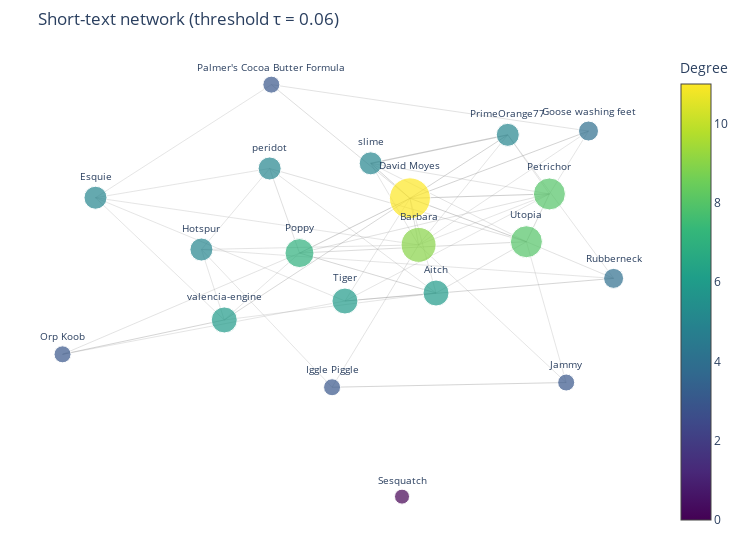
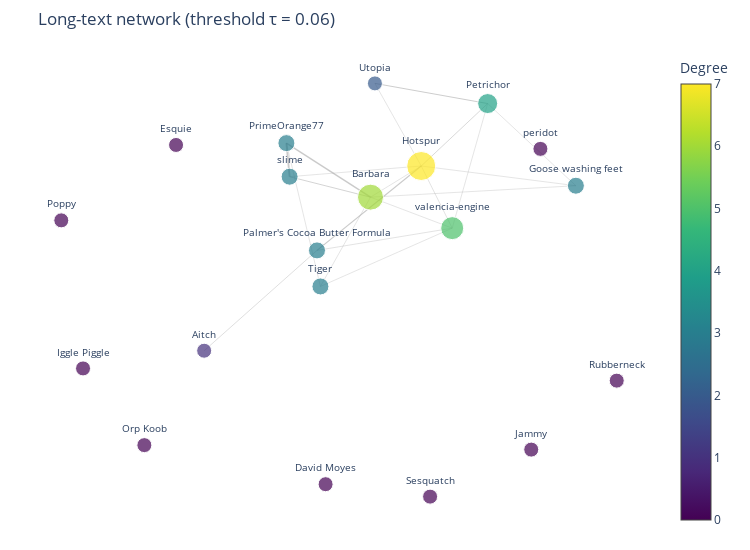

Notebook code cell kept with these figures, in order:
### Code cell
# ── Applied: Student Networks ─────────────────────────────────────────────────
# Sensible defaults: short texts share more common vocabulary → higher threshold
THRESH_SHORT = 0.06
THRESH_LONG  = 0.06

print("=" * 60)
print("SHORT-TEXT NETWORK")
print("=" * 60)
G_short = build_and_plot(sim_short, THRESH_SHORT, 'Short-text network')

print("\n" + "=" * 60)
print("LONG-TEXT NETWORK")
print("=" * 60)
G_long = build_and_plot(sim_long, THRESH_LONG, 'Long-text network')

### Figure 1 — Plotly figure (JSON) as saved in the notebook; plotly's stock layout.template omitted (floating-point values rounded to 4 significant figures)
{"data": [{"hoverinfo": "text", "line": {"color": "rgba(150,150,150,0.5)", "width": 0.5}, "mode": "lines", "showlegend": false, "text": "Hotspur ↔ peridot: 0.066", "type": "scatter", "x": [-0.2991, -0.1812, null], "y": [0.0174, 0.351, null]}, {"hoverinfo": "text", "line": {"color": "rgba(150,150,150,0.5)", "width": 0.5}, "mode": "lines", "showlegend": false, "text": "Hotspur ↔ Rubberneck: 0.061", "type": "scatter", "x": [-0.2991, 0.4131, null], "y": [0.0174, -0.1015, null]}, {"hoverinfo": "text", "line": {"color": "rgba(150,150,150,0.5)", "width": 0.5}, "mode": "lines", "showlegend": false, "text": "Hotspur ↔ Iggle Piggle: 0.072", "type": "scatter", "x": [-0.2991, -0.07334, null], "y": [0.0174, -0.5496, null]}, {"hoverinfo": "text", "line": {"color": "rgba(150,150,150,0.5)", "width": 0.5422}, "mode": "lines", "showlegend": false, "text": "Hotspur ↔ Barbara: 0.090", "type": "scatter", "x": [-0.2991, 0.07613, null], "y": [0.0174, 0.03634, null]}, {"hoverinfo": "text", "line": {"color": "rgba(150,150,150,0.5)", "width": 0.5}, "mode": "lines", "showlegend": false, "text": "Hotspur ↔ valencia-engine: 0.077", "type": "scatter", "x": [-0.2991, -0.2596, null], "y": [0.0174, -0.2727, null]}, {"hoverinfo": "text", "line": {"color": "rgba(150,150,150,0.5)", "width": 0.5516}, "mode": "lines", "showlegend": false, "text": "Goose washing feet ↔ Palmer's Cocoa Butter Formula: 0.092", "type": "scatter", "x": [0.3697, -0.1783, null], "y": [0.5052, 0.6962, null]}, {"hoverinfo": "text", "line": {"color": "rgba(150,150,150,0.5)", "width": 0.8412}, "mode": "lines", "showlegend": false, "text": "Goose washing feet ↔ David Moyes: 0.140", "type": "scatter", "x": [0.3697, 0.06118, null], "y": [0.5052, 0.2281, null]}, {"hoverinfo": "text", "line": {"color": "rgba(150,150,150,0.5)", "width": 0.5}, "mode": "lines", "showlegend": false, "text": "Goose washing feet ↔ Barbara: 0.080", "type": "scatter", "x": [0.3697, 0.07613, null], "y": [0.5052, 0.03634, null]}, {"hoverinfo": "text", "line": {"color": "rgba(150,150,150,0.5)", "width": 0.5}, "mode": "lines", "showlegend": false, "text": "Goose washing feet ↔ Petrichor: 0.079", "type": "scatter", "x": [0.3697, 0.3022, null], "y": [0.5052, 0.2461, null]}, {"hoverinfo": "text", "line": {"color": "rgba(150,150,150,0.5)", "width": 0.542}, "mode": "lines", "showlegend": false, "text": "Orp Koob ↔ Poppy: 0.090", "type": "scatter", "x": [-0.5391, -0.1296, null], "y": [-0.4141, 0.002675, null]}, {"hoverinfo": "text", "line": {"color": "rgba(150,150,150,0.5)", "width": 0.5}, "mode": "lines", "showlegend": false, "text": "Orp Koob ↔ Tiger: 0.071", "type": "scatter", "x": [-0.5391, -0.05107, null], "y": [-0.4141, -0.1947, null]}, {"hoverinfo": "text", "line": {"color": "rgba(150,150,150,0.5)", "width": 0.803}, "mode": "lines", "showlegend": false, "text": "Orp Koob ↔ valencia-engine: 0.134", "type": "scatter", "x": [-0.5391, -0.2596, null], "y": [-0.4141, -0.2727, null]}, {"hoverinfo": "text", "line": {"color": "rgba(150,150,150,0.5)", "width": 0.6045}, "mode": "lines", "showlegend": false, "text": "Poppy ↔ peridot: 0.101", "type": "scatter", "x": [-0.1296, -0.1812, null], "y": [0.002675, 0.351, null]}, {"hoverinfo": "text", "line": {"color": "rgba(150,150,150,0.5)", "width": 0.9424}, "mode": "lines", "showlegend": false, "text": "Poppy ↔ David Moyes: 0.157", "type": "scatter", "x": [-0.1296, 0.06118, null], "y": [0.002675, 0.2281, null]}, {"hoverinfo": "text", "line": {"color": "rgba(150,150,150,0.5)", "width": 0.6658}, "mode": "lines", "showlegend": false, "text": "Poppy ↔ Utopia: 0.111", "type": "scatter", "x": [-0.1296, 0.2624, null], "y": [0.002675, 0.04942, null]}, {"hoverinfo": "text", "line": {"color": "rgba(150,150,150,0.5)", "width": 0.5774}, "mode": "lines", "showlegend": false, "text": "Poppy ↔ Petrichor: 0.096", "type": "scatter", "x": [-0.1296, 0.3022, null], "y": [0.002675, 0.2461, null]}, {"hoverinfo": "text", "line": {"color": "rgba(150,150,150,0.5)", "width": 0.7838}, "mode": "lines", "showlegend": false, "text": "Poppy ↔ Aitch: 0.131", "type": "scatter", "x": [-0.1296, 0.1063, null], "y": [0.002675, -0.1618, null]}, {"hoverinfo": "text", "line": {"color": "rgba(150,150,150,0.5)", "width": 0.5}, "mode": "lines", "showlegend": false, "text": "Poppy ↔ valencia-engine: 0.067", "type": "scatter", "x": [-0.1296, -0.2596, null], "y": [0.002675, -0.2727, null]}, {"hoverinfo": "text", "line": {"color": "rgba(150,150,150,0.5)", "width": 0.5019}, "mode": "lines", "showlegend": false, "text": "peridot ↔ Esquie: 0.084", "type": "scatter", "x": [-0.1812, -0.4821, null], "y": [0.351, 0.2306, null]}, {"hoverinfo": "text", "line": {"color": "rgba(150,150,150,0.5)", "width": 0.5821}, "mode": "lines", "showlegend": false, "text": "peridot ↔ Utopia: 0.097", "type": "scatter", "x": [-0.1812, 0.2624, null], "y": [0.351, 0.04942, null]}, {"hoverinfo": "text", "line": {"color": "rgba(150,150,150,0.5)", "width": 0.5115}, "mode": "lines", "showlegend": false, "text": "peridot ↔ Aitch: 0.085", "type": "scatter", "x": [-0.1812, 0.1063, null], "y": [0.351, -0.1618, null]}, {"hoverinfo": "text", "line": {"color": "rgba(150,150,150,0.5)", "width": 0.5}, "mode": "lines", "showlegend": false, "text": "Palmer's Cocoa Butter Formula ↔ Esquie: 0.061", "type": "scatter", "x": [-0.1783, -0.4821, null], "y": [0.6962, 0.2306, null]}, {"hoverinfo": "text", "line": {"color": "rgba(150,150,150,0.5)", "width": 0.6228}, "mode": "lines", "showlegend": false, "text": "Palmer's Cocoa Butter Formula ↔ David Moyes: 0.104", "type": "scatter", "x": [-0.1783, 0.06118, null], "y": [0.6962, 0.2281, null]}, {"hoverinfo": "text", "line": {"color": "rgba(150,150,150,0.5)", "width": 0.5}, "mode": "lines", "showlegend": false, "text": "Rubberneck ↔ PrimeOrange77: 0.062", "type": "scatter", "x": [0.4131, 0.2302, null], "y": [-0.1015, 0.4895, null]}, {"hoverinfo": "text", "line": {"color": "rgba(150,150,150,0.5)", "width": 0.7837}, "mode": "lines", "showlegend": false, "text": "Rubberneck ↔ Tiger: 0.131", "type": "scatter", "x": [0.4131, -0.05107, null], "y": [-0.1015, -0.1947, null]}, {"hoverinfo": "text", "line": {"color": "rgba(150,150,150,0.5)", "width": 0.5511}, "mode": "lines", "showlegend": false, "text": "Rubberneck ↔ Utopia: 0.092", "type": "scatter", "x": [0.4131, 0.2624, null], "y": [-0.1015, 0.04942, null]}, {"hoverinfo": "text", "line": {"color": "rgba(150,150,150,0.5)", "width": 0.7986}, "mode": "lines", "showlegend": false, "text": "Iggle Piggle ↔ Jammy: 0.133", "type": "scatter", "x": [-0.07334, 0.3312, null], "y": [-0.5496, -0.5303, null]}, {"hoverinfo": "text", "line": {"color": "rgba(150,150,150,0.5)", "width": 0.5407}, "mode": "lines", "showlegend": false, "text": "Iggle Piggle ↔ Barbara: 0.090", "type": "scatter", "x": [-0.07334, 0.07613, null], "y": [-0.5496, 0.03634, null]}, {"hoverinfo": "text", "line": {"color": "rgba(150,150,150,0.5)", "width": 0.5}, "mode": "lines", "showlegend": false, "text": "Esquie ↔ Tiger: 0.067", "type": "scatter", "x": [-0.4821, -0.05107, null], "y": [0.2306, -0.1947, null]}, {"hoverinfo": "text", "line": {"color": "rgba(150,150,150,0.5)", "width": 0.5}, "mode": "lines", "showlegend": false, "text": "Esquie ↔ Barbara: 0.067", "type": "scatter", "x": [-0.4821, 0.07613, null], "y": [0.2306, 0.03634, null]}, {"hoverinfo": "text", "line": {"color": "rgba(150,150,150,0.5)", "width": 0.5}, "mode": "lines", "showlegend": false, "text": "Esquie ↔ valencia-engine: 0.064", "type": "scatter", "x": [-0.4821, -0.2596, null], "y": [0.2306, -0.2727, null]}, {"hoverinfo": "text", "line": {"color": "rgba(150,150,150,0.5)", "width": 0.8088}, "mode": "lines", "showlegend": false, "text": "David Moyes ↔ slime: 0.135", "type": "scatter", "x": [0.06118, -0.006591, null], "y": [0.2281, 0.3722, null]}, {"hoverinfo": "text", "line": {"color": "rgba(150,150,150,0.5)", "width": 0.8395}, "mode": "lines", "showlegend": false, "text": "David Moyes ↔ PrimeOrange77: 0.140", "type": "scatter", "x": [0.06118, 0.2302, null], "y": [0.2281, 0.4895, null]}, {"hoverinfo": "text", "line": {"color": "rgba(150,150,150,0.5)", "width": 0.5}, "mode": "lines", "showlegend": false, "text": "David Moyes ↔ Tiger: 0.074", "type": "scatter", "x": [0.06118, -0.05107, null], "y": [0.2281, -0.1947, null]}, {"hoverinfo": "text", "line": {"color": "rgba(150,150,150,0.5)", "width": 0.5858}, "mode": "lines", "showlegend": false, "text": "David Moyes ↔ Barbara: 0.098", "type": "scatter", "x": [0.06118, 0.07613, null], "y": [0.2281, 0.03634, null]}, {"hoverinfo": "text", "line": {"color": "rgba(150,150,150,0.5)", "width": 0.919}, "mode": "lines", "showlegend": false, "text": "David Moyes ↔ Utopia: 0.153", "type": "scatter", "x": [0.06118, 0.2624, null], "y": [0.2281, 0.04942, null]}, {"hoverinfo": "text", "line": {"color": "rgba(150,150,150,0.5)", "width": 0.9351}, "mode": "lines", "showlegend": false, "text": "David Moyes ↔ Petrichor: 0.156", "type": "scatter", "x": [0.06118, 0.3022, null], "y": [0.2281, 0.2461, null]}, {"hoverinfo": "text", "line": {"color": "rgba(150,150,150,0.5)", "width": 0.5}, "mode": "lines", "showlegend": false, "text": "David Moyes ↔ Aitch: 0.072", "type": "scatter", "x": [0.06118, 0.1063, null], "y": [0.2281, -0.1618, null]}, {"hoverinfo": "text", "line": {"color": "rgba(150,150,150,0.5)", "width": 0.7409}, "mode": "lines", "showlegend": false, "text": "David Moyes ↔ valencia-engine: 0.123", "type": "scatter", "x": [0.06118, -0.2596, null], "y": [0.2281, -0.2727, null]}, {"hoverinfo": "text", "line": {"color": "rgba(150,150,150,0.5)", "width": 0.5}, "mode": "lines", "showlegend": false, "text": "Jammy ↔ Barbara: 0.072", "type": "scatter", "x": [0.3312, 0.07613, null], "y": [-0.5303, 0.03634, null]}, {"hoverinfo": "text", "line": {"color": "rgba(150,150,150,0.5)", "width": 0.5}, "mode": "lines", "showlegend": false, "text": "Jammy ↔ Utopia: 0.069", "type": "scatter", "x": [0.3312, 0.2624, null], "y": [-0.5303, 0.04942, null]}, {"hoverinfo": "text", "line": {"color": "rgba(150,150,150,0.5)", "width": 1.226}, "mode": "lines", "showlegend": false, "text": "slime ↔ PrimeOrange77: 0.204", "type": "scatter", "x": [-0.006591, 0.2302, null], "y": [0.3722, 0.4895, null]}, {"hoverinfo": "text", "line": {"color": "rgba(150,150,150,0.5)", "width": 0.5}, "mode": "lines", "showlegend": false, "text": "slime ↔ Barbara: 0.070", "type": "scatter", "x": [-0.006591, 0.07613, null], "y": [0.3722, 0.03634, null]}, {"hoverinfo": "text", "line": {"color": "rgba(150,150,150,0.5)", "width": 0.5147}, "mode": "lines", "showlegend": false, "text": "slime ↔ Utopia: 0.086", "type": "scatter", "x": [-0.006591, 0.2624, null], "y": [0.3722, 0.04942, null]}, {"hoverinfo": "text", "line": {"color": "rgba(150,150,150,0.5)", "width": 0.5297}, "mode": "lines", "showlegend": false, "text": "slime ↔ Petrichor: 0.088", "type": "scatter", "x": [-0.006591, 0.3022, null], "y": [0.3722, 0.2461, null]}, {"hoverinfo": "text", "line": {"color": "rgba(150,150,150,0.5)", "width": 0.5}, "mode": "lines", "showlegend": false, "text": "PrimeOrange77 ↔ Barbara: 0.080", "type": "scatter", "x": [0.2302, 0.07613, null], "y": [0.4895, 0.03634, null]}, {"hoverinfo": "text", "line": {"color": "rgba(150,150,150,0.5)", "width": 0.5}, "mode": "lines", "showlegend": false, "text": "PrimeOrange77 ↔ Petrichor: 0.073", "type": "scatter", "x": [0.2302, 0.3022, null], "y": [0.4895, 0.2461, null]}, {"hoverinfo": "text", "line": {"color": "rgba(150,150,150,0.5)", "width": 0.5}, "mode": "lines", "showlegend": false, "text": "Tiger ↔ Petrichor: 0.072", "type": "scatter", "x": [-0.05107, 0.3022, null], "y": [-0.1947, 0.2461, null]}, {"hoverinfo": "text", "line": {"color": "rgba(150,150,150,0.5)", "width": 0.5}, "mode": "lines", "showlegend": false, "text": "Tiger ↔ Aitch: 0.066", "type": "scatter", "x": [-0.05107, 0.1063, null], "y": [-0.1947, -0.1618, null]}, {"hoverinfo": "text", "line": {"color": "rgba(150,150,150,0.5)", "width": 0.5}, "mode": "lines", "showlegend": false, "text": "Barbara ↔ Petrichor: 0.072", "type": "scatter", "x": [0.07613, 0.3022, null], "y": [0.03634, 0.2461, null]}, {"hoverinfo": "text", "line": {"color": "rgba(150,150,150,0.5)", "width": 0.7263}, "mode": "lines", "showlegend": false, "text": "Utopia ↔ Petrichor: 0.121", "type": "scatter", "x": [0.2624, 0.3022, null], "y": [0.04942, 0.2461, null]}, {"hoverinfo": "text", "line": {"color": "rgba(150,150,150,0.5)", "width": 0.5635}, "mode": "lines", "showlegend": false, "text": "Utopia ↔ Aitch: 0.094", "type": "scatter", "x": [0.2624, 0.1063, null], "y": [0.04942, -0.1618, null]}, {"hoverinfo": "text", "line": {"color": "rgba(150,150,150,0.5)", "width": 0.5}, "mode": "lines", "showlegend": false, "text": "Aitch ↔ valencia-engine: 0.069", "type": "scatter", "x": [0.1063, -0.2596, null], "y": [-0.1618, -0.2727, null]}, {"hoverinfo": "text", "hovertext": ["Hotspur\nDegree: 5", "Goose washing feet\nDegree: 4", "Orp Koob\nDegree: 3", "Poppy\nDegree: 7", "peridot\nDegree: 5", "Palmer's Cocoa Butter Formula\nDegree: 3", "Rubberneck\nDegree: 4", "Iggle Piggle\nDegree: 3", "Esquie\nDegree: 5", "David Moyes\nDegree: 11", "Jammy\nDegree: 3", "slime\nDegree: 5", "PrimeOrange77\nDegree: 5", "Tiger\nDegree: 6", "Sesquatch\nDegree: 0", "Barbara\nDegree: 9", "Utopia\nDegree: 8", "Petrichor\nDegree: 8", "Aitch\nDegree: 6", "valencia-engine\nDegree: 6"], "marker": {"color": [5, 4, 3, 7, 5, 3, 4, 3, 5, 11, 3, 5, 5, 6, 0, 9, 8, 8, 6, 6], "colorbar": {"title": {"text": "Degree"}}, "colorscale": [[0, "#440154"], [0.1111, "#482878"], [0.2222, "#3e4989"], [0.3333, "#31688e"], [0.4444, "#26828e"], [0.5556, "#1f9e89"], [0.6667, "#35b779"], [0.7778, "#6ece58"], [0.8889, "#b5de2b"], [1, "#fde725"]], "line": {"color": "white", "width": 1}, "showscale": true, "size": [23, 20, 17, 29, 23, 17, 20, 17, 23, 41, 17, 23, 23, 26, 15, 35, 32, 32, 26, 26]}, "mode": "markers+text", "showlegend": false, "text": ["Hotspur", "Goose washing feet", "Orp Koob", "Poppy", "peridot", "Palmer's Cocoa Butter Formula", "Rubberneck", "Iggle Piggle", "Esquie", "David Moyes", "Jammy", "slime", "PrimeOrange77", "Tiger", "Sesquatch", "Barbara", "Utopia", "Petrichor", "Aitch", "valencia-engine"], "textfont": {"size": 10}, "textposition": "top center", "type": "scatter", "x": [-0.2991, 0.3697, -0.5391, -0.1296, -0.1812, -0.1783, 0.4131, -0.07334, -0.4821, 0.06118, 0.3312, -0.006591, 0.2302, -0.05107, 0.04751, 0.07613, 0.2624, 0.3022, 0.1063, -0.2596], "y": [0.0174, 0.5052, -0.4141, 0.002675, 0.351, 0.6962, -0.1015, -0.5496, 0.2306, 0.2281, -0.5303, 0.3722, 0.4895, -0.1947, -1, 0.03634, 0.04942, 0.2461, -0.1618, -0.2727]}], "layout": {"height": 550, "margin": {"b": 20, "l": 20, "r": 20, "t": 50}, "plot_bgcolor": "white", "showlegend": false, "title": {"text": "Short-text network (threshold τ = 0.06)"}, "width": 750, "xaxis": {"showgrid": false, "showticklabels": false, "zeroline": false}, "yaxis": {"showgrid": false, "showticklabels": false, "zeroline": false}}}

### Figure 2 — Plotly figure (JSON) as saved in the notebook; plotly's stock layout.template omitted (floating-point values rounded to 4 significant figures)
{"data": [{"hoverinfo": "text", "line": {"color": "rgba(150,150,150,0.5)", "width": 0.5}, "mode": "lines", "showlegend": false, "text": "Hotspur ↔ Goose washing feet: 0.073", "type": "scatter", "x": [0.2234, 0.7115, null], "y": [0.4306, 0.3452, null]}, {"hoverinfo": "text", "line": {"color": "rgba(150,150,150,0.5)", "width": 1.126}, "mode": "lines", "showlegend": false, "text": "Hotspur ↔ Palmer's Cocoa Butter Formula: 0.188", "type": "scatter", "x": [0.2234, -0.1055, null], "y": [0.4306, 0.06545, null]}, {"hoverinfo": "text", "line": {"color": "rgba(150,150,150,0.5)", "width": 0.5}, "mode": "lines", "showlegend": false, "text": "Hotspur ↔ slime: 0.074", "type": "scatter", "x": [0.2234, -0.192, null], "y": [0.4306, 0.3843, null]}, {"hoverinfo": "text", "line": {"color": "rgba(150,150,150,0.5)", "width": 0.5}, "mode": "lines", "showlegend": false, "text": "Hotspur ↔ Barbara: 0.076", "type": "scatter", "x": [0.2234, 0.06334, null], "y": [0.4306, 0.2957, null]}, {"hoverinfo": "text", "line": {"color": "rgba(150,150,150,0.5)", "width": 0.5}, "mode": "lines", "showlegend": false, "text": "Hotspur ↔ Utopia: 0.075", "type": "scatter", "x": [0.2234, 0.07727, null], "y": [0.4306, 0.7881, null]}, {"hoverinfo": "text", "line": {"color": "rgba(150,150,150,0.5)", "width": 0.715}, "mode": "lines", "showlegend": false, "text": "Hotspur ↔ Petrichor: 0.119", "type": "scatter", "x": [0.2234, 0.4331, null], "y": [0.4306, 0.7007, null]}, {"hoverinfo": "text", "line": {"color": "rgba(150,150,150,0.5)", "width": 0.5437}, "mode": "lines", "showlegend": false, "text": "Hotspur ↔ valencia-engine: 0.091", "type": "scatter", "x": [0.2234, 0.3212, null], "y": [0.4306, 0.1617, null]}, {"hoverinfo": "text", "line": {"color": "rgba(150,150,150,0.5)", "width": 0.5}, "mode": "lines", "showlegend": false, "text": "Goose washing feet ↔ Barbara: 0.063", "type": "scatter", "x": [0.7115, 0.06334, null], "y": [0.3452, 0.2957, null]}, {"hoverinfo": "text", "line": {"color": "rgba(150,150,150,0.5)", "width": 0.5}, "mode": "lines", "showlegend": false, "text": "Goose washing feet ↔ Petrichor: 0.076", "type": "scatter", "x": [0.7115, 0.4331, null], "y": [0.3452, 0.7007, null]}, {"hoverinfo": "text", "line": {"color": "rgba(150,150,150,0.5)", "width": 0.6038}, "mode": "lines", "showlegend": false, "text": "Palmer's Cocoa Butter Formula ↔ Aitch: 0.101", "type": "scatter", "x": [-0.1055, -0.4617, null], "y": [0.06545, -0.3687, null]}, {"hoverinfo": "text", "line": {"color": "rgba(150,150,150,0.5)", "width": 0.5259}, "mode": "lines", "showlegend": false, "text": "Palmer's Cocoa Butter Formula ↔ valencia-engine: 0.088", "type": "scatter", "x": [-0.1055, 0.3212, null], "y": [0.06545, 0.1617, null]}, {"hoverinfo": "text", "line": {"color": "rgba(150,150,150,0.5)", "width": 1.811}, "mode": "lines", "showlegend": false, "text": "slime ↔ PrimeOrange77: 0.302", "type": "scatter", "x": [-0.192, -0.2021, null], "y": [0.3843, 0.5295, null]}, {"hoverinfo": "text", "line": {"color": "rgba(150,150,150,0.5)", "width": 0.8091}, "mode": "lines", "showlegend": false, "text": "slime ↔ Barbara: 0.135", "type": "scatter", "x": [-0.192, 0.06334, null], "y": [0.3843, 0.2957, null]}, {"hoverinfo": "text", "line": {"color": "rgba(150,150,150,0.5)", "width": 0.5}, "mode": "lines", "showlegend": false, "text": "PrimeOrange77 ↔ Tiger: 0.065", "type": "scatter", "x": [-0.2021, -0.09472, null], "y": [0.5295, -0.0906, null]}, {"hoverinfo": "text", "line": {"color": "rgba(150,150,150,0.5)", "width": 1.384}, "mode": "lines", "showlegend": false, "text": "PrimeOrange77 ↔ Barbara: 0.231", "type": "scatter", "x": [-0.2021, 0.06334, null], "y": [0.5295, 0.2957, null]}, {"hoverinfo": "text", "line": {"color": "rgba(150,150,150,0.5)", "width": 0.5}, "mode": "lines", "showlegend": false, "text": "Tiger ↔ Barbara: 0.076", "type": "scatter", "x": [-0.09472, 0.06334, null], "y": [-0.0906, 0.2957, null]}, {"hoverinfo": "text", "line": {"color": "rgba(150,150,150,0.5)", "width": 0.5}, "mode": "lines", "showlegend": false, "text": "Tiger ↔ valencia-engine: 0.069", "type": "scatter", "x": [-0.09472, 0.3212, null], "y": [-0.0906, 0.1617, null]}, {"hoverinfo": "text", "line": {"color": "rgba(150,150,150,0.5)", "width": 0.5}, "mode": "lines", "showlegend": false, "text": "Barbara ↔ valencia-engine: 0.062", "type": "scatter", "x": [0.06334, 0.3212, null], "y": [0.2957, 0.1617, null]}, {"hoverinfo": "text", "line": {"color": "rgba(150,150,150,0.5)", "width": 0.9496}, "mode": "lines", "showlegend": false, "text": "Utopia ↔ Petrichor: 0.158", "type": "scatter", "x": [0.07727, 0.4331, null], "y": [0.7881, 0.7007, null]}, {"hoverinfo": "text", "line": {"color": "rgba(150,150,150,0.5)", "width": 0.5}, "mode": "lines", "showlegend": false, "text": "Petrichor ↔ valencia-engine: 0.077", "type": "scatter", "x": [0.4331, 0.3212, null], "y": [0.7007, 0.1617, null]}, {"hoverinfo": "text", "hovertext": ["Hotspur\nDegree: 7", "Goose washing feet\nDegree: 3", "Orp Koob\nDegree: 0", "Poppy\nDegree: 0", "peridot\nDegree: 0", "Palmer's Cocoa Butter Formula\nDegree: 3", "Rubberneck\nDegree: 0", "Iggle Piggle\nDegree: 0", "Esquie\nDegree: 0", "David Moyes\nDegree: 0", "Jammy\nDegree: 0", "slime\nDegree: 3", "PrimeOrange77\nDegree: 3", "Tiger\nDegree: 3", "Sesquatch\nDegree: 0", "Barbara\nDegree: 6", "Utopia\nDegree: 2", "Petrichor\nDegree: 4", "Aitch\nDegree: 1", "valencia-engine\nDegree: 5"], "marker": {"color": [7, 3, 0, 0, 0, 3, 0, 0, 0, 0, 0, 3, 3, 3, 0, 6, 2, 4, 1, 5], "colorbar": {"title": {"text": "Degree"}}, "colorscale": [[0, "#440154"], [0.1111, "#482878"], [0.2222, "#3e4989"], [0.3333, "#31688e"], [0.4444, "#26828e"], [0.5556, "#1f9e89"], [0.6667, "#35b779"], [0.7778, "#6ece58"], [0.8889, "#b5de2b"], [1, "#fde725"]], "line": {"color": "white", "width": 1}, "showscale": true, "size": [29, 17, 15, 15, 15, 17, 15, 15, 15, 15, 15, 17, 17, 17, 15, 26, 15, 20, 15, 23]}, "mode": "markers+text", "showlegend": false, "text": ["Hotspur", "Goose washing feet", "Orp Koob", "Poppy", "peridot", "Palmer's Cocoa Butter Formula", "Rubberneck", "Iggle Piggle", "Esquie", "David Moyes", "Jammy", "slime", "PrimeOrange77", "Tiger", "Sesquatch", "Barbara", "Utopia", "Petrichor", "Aitch", "valencia-engine"], "textfont": {"size": 10}, "textposition": "top center", "type": "scatter", "x": [0.2234, 0.7115, -0.6504, -0.9126, 0.5996, -0.1055, 0.8404, -0.8439, -0.5504, -0.0784, 0.5706, -0.192, -0.2021, -0.09472, 0.2514, 0.06334, 0.07727, 0.4331, -0.4617, 0.3212], "y": [0.4306, 0.3452, -0.7772, 0.1953, 0.5046, 0.06545, -0.4981, -0.4453, 0.5216, -0.9462, -0.7966, 0.3843, 0.5295, -0.0906, -1, 0.2957, 0.7881, 0.7007, -0.3687, 0.1617]}], "layout": {"height": 550, "margin": {"b": 20, "l": 20, "r": 20, "t": 50}, "plot_bgcolor": "white", "showlegend": false, "title": {"text": "Long-text network (threshold τ = 0.06)"}, "width": 750, "xaxis": {"showgrid": false, "showticklabels": false, "zeroline": false}, "yaxis": {"showgrid": false, "showticklabels": false, "zeroline": false}}}
